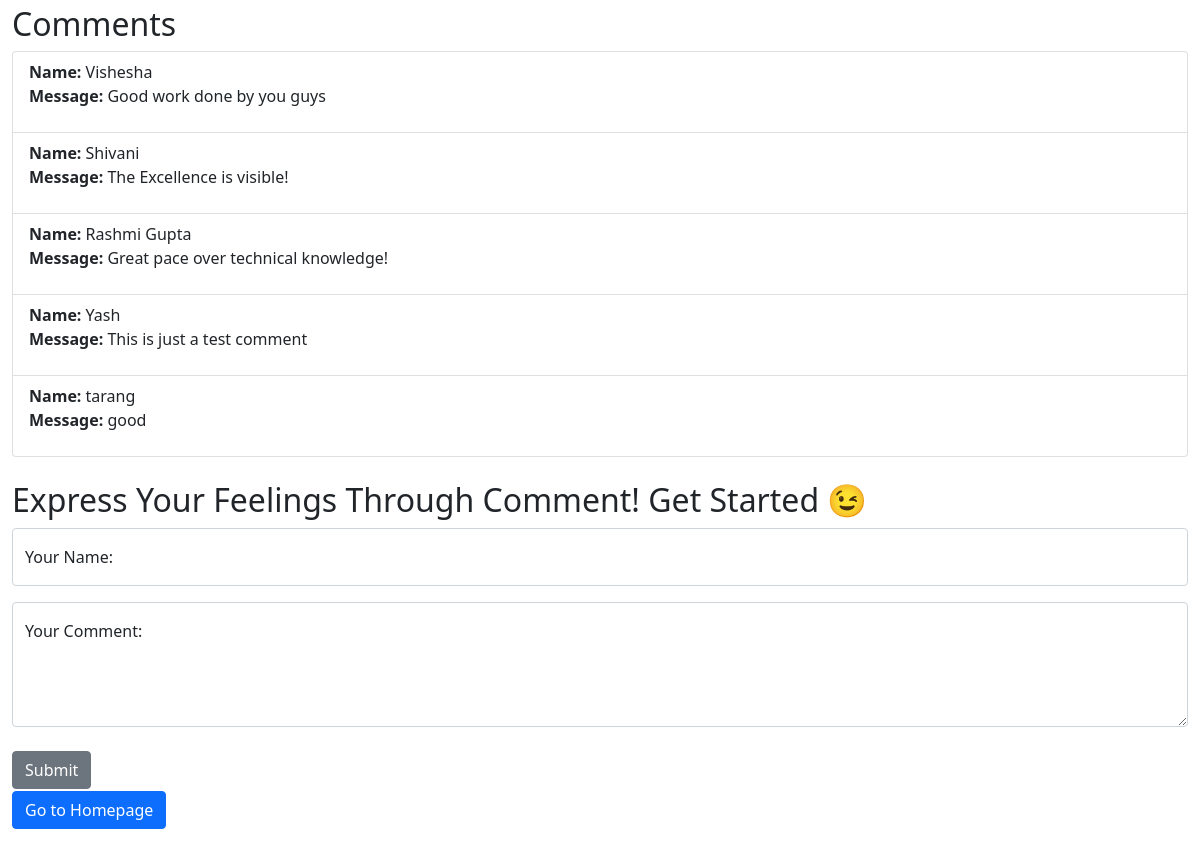
The app's page /comment/, older data.
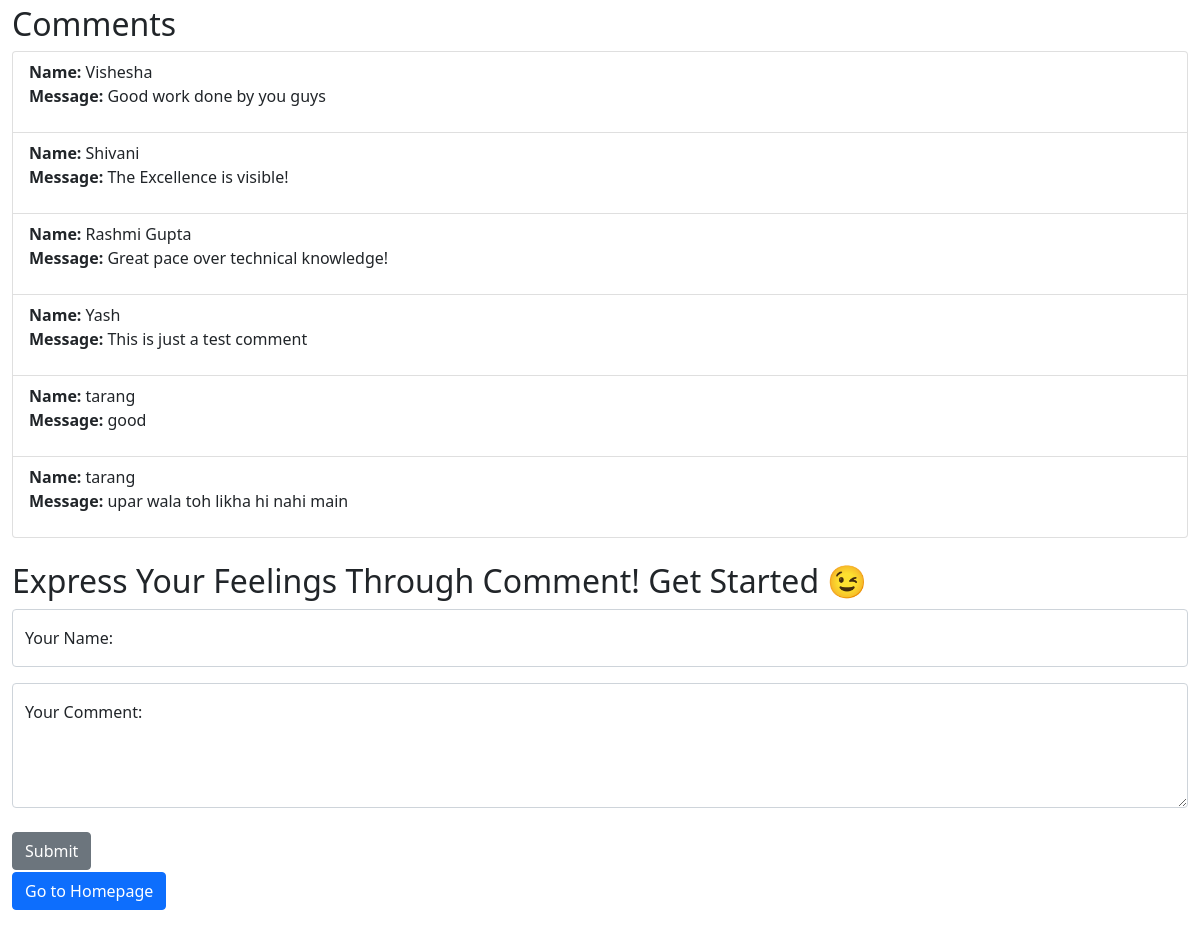
The same page, newer data.
### backendsite/models.py (models this page shows, shortened)
class Messages(models.Model):
    name = models.CharField(max_length=5000)
    comment = models.TextField()

### backendsite/views.py (the view, shortened to what this page needs)
# urls.py: path("comment/", views.comment, name="comment"),
def comment(request):
    context = {'display': 'none', "messages_list": Messages.objects.order_by('id')}
    return render(request, 'comment.html', context)

### templates/comment.html (shortened to what this page needs)
{% load static %}
<!DOCTYPE html>
<html lang="en">
<head>
    <link href="https://cdn.jsdelivr.net/npm/bootstrap@5.0.0-beta3/dist/css/bootstrap.min.css" rel="stylesheet">
</head>
<body style="margin-top: 5px;">
    <div class="container-fluid">
        <h2>Comments</h2>
        <ul class="list-group">{% for message in messages_list %}
            <li class="list-group-item">
                <p style="word-wrap: break-word; "><b>Name: </b>{{message.name}}<br><b>Message: </b>{{message.comment}}</p>
            </li>{% endfor %}</ul>
    </div><br>
    <div class="container-fluid">
        <h2>Express Your Feelings Through Comment! Get Started 😉</h2>
        <form method="POST" action="" autocomplete="off">{% csrf_token %}
            <div class="form-floating mb-3"> <input required name="person" type="text" class="form-control textformatting" id="floatingInput" placeholder="Your Name"> <label for="floatingInput">Your Name: </label></div>
            <div class="form-floating"><textarea required style="height: 125px;" name="comment" class="form-control" placeholder="Leave a comment here" id="floatingTextarea"></textarea><label for="floatingTextarea">Your Comment: </label></div><br> <button type="submit" class="btn btn-secondary">Submit</button></form><a style="margin-top: 2px;" class="btn btn-primary" href="/">Go to Homepage</a>
    </div>
    <br><br><br>
</body>
</html>

Row changes from the older to the newer data that the page shows:
added Messages: name "tarang", comment "upar wala toh likha hi nahi main"
